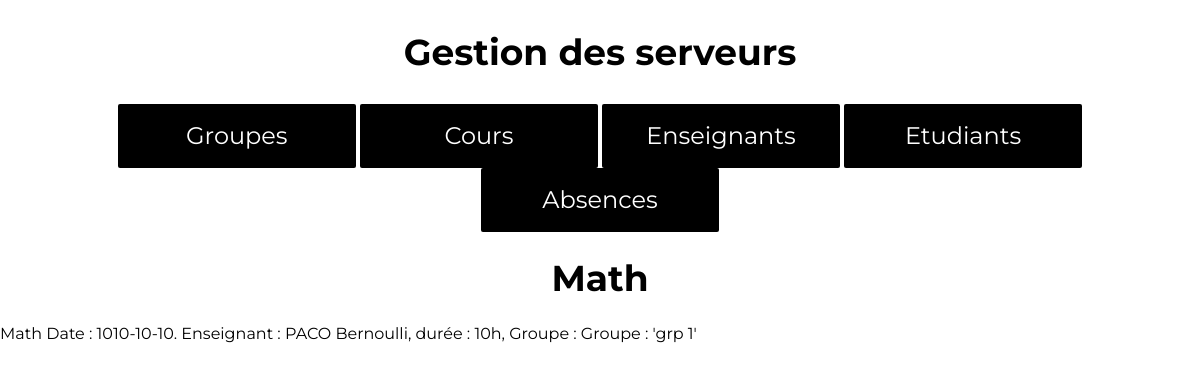
/Absences/cours_all/affiche/1/, run on the app's committed database.
### Absences/models.py (models this page shows, shortened)
class Cours(models.Model):
    titre_du_cours = models.CharField(max_length = 100)
    date = models.DateField(blank=True, null = True)
    enseignant = models.ForeignKey("enseignant", on_delete=models.CASCADE, default=None)
    durée = models.CharField(max_length = 10)
    groupe = models.ForeignKey("groupes", on_delete=models.CASCADE, default=None)
    def __str__(self):
        chaine = f"{self.titre_du_cours} Date : {self.date}. Enseignant :  {self.enseignant}, durée : {self.durée}, Groupe : {self.groupe}"
        return chaine

class Enseignant(models.Model):
    nomens = models.CharField(max_length = 100)
    prenomens = models.CharField(max_length = 100)
    emailens = models.CharField(max_length=100)
    def __str__(self):
        chaine = f"{self.nomens} {self.prenomens}"
        return chaine

class Groupes(models.Model):
    nomgroupe = models.CharField(max_length=100) #eeeeeeesqfsfs
    def __str__(self):
        chaine = f" Groupe : '{self.nomgroupe}'"
        return chaine

### Absences/cours_views.py (the view)
# urls.py: path('affiche/<int:id>/', views.affiche),
def affiche(request, id):
    cours=models.Cours.objects.get(pk=id)
    return render(request, "Absences/cours_affiche.html", {"Cours":cours})

### Absences/templates/Absences/cours_affiche.html
{%extends 'Absences/main.html'%}
{%block content%}
<h1>{{Cours.titre_du_cours}} </h1>
<p>{{Cours}}</p>
{%endblock%}

### Absences/static/Absences/main.css (style rules this page uses)
body,html { margin:0; padding:0; font-family: 'Montserrat', sans-serif; }
h1 { text-align:center; font-size:36px; }

### data on the page
Cours: titre_du_cours "Math", titre_du_cours+date+enseignant "Math Date : 1010-10-10. Enseignant : PACO Bernoulli, durée : 10h, Groupe : Groupe : 'grp 1'"
